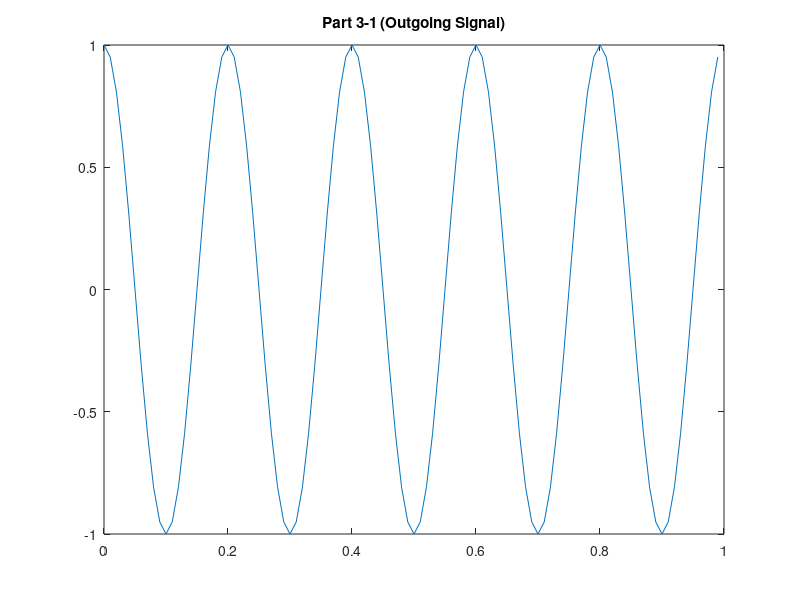

Source code (MATLAB): (Note: this script raises an error after producing the figure.)
clear
clc
close all
T=1; %length of the sampling area
Alpha=0.5;
Beta=0.3;
R=250 *1e3;
V=180 /3.6;
C=3*1e8;
P=2/C;
t_d=P*R;
f_s=100; %sampling frequence
f_c=5;
f_d=Beta*V;
t_s=1/f_s; %Time-distance between two samples
N=T/t_s;
t_start=0;
t_end= 1;
t=t_start:t_s:t_end-t_s;
f=-f_s/2:f_s/N:f_s/2-f_s/N;


figure (1)
x_3 =cos(2*f_c*pi*t);
plot(t,x_3);
title("Part 3-1 (Outgoing Signal)")
subtitle("x_3 =cos(2*f_c*pi*t)")

figure (2)
y_3 =Alpha*cos(2*pi*(f_c + f_d)*(t-t_d));
plot(t,y_3);
title("Part 3-2 (Incoming Signal)")
subtitle("y_3 =Alpha*cos(2*pi*(f_c + f_d)*(t-t_d))")





